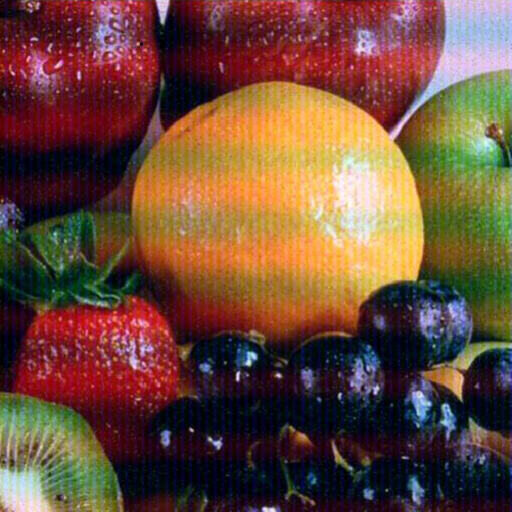
%> input picture A.bmp, 512 x 512 px
$ octave --eval "result = ques7(imread('A.bmp'));"   (GNU Octave 9; MATLAB toolbox functions it lacks are replaced by stand-ins)
%> lines starting %> are read from the running program, lines starting %| are printed output that depends on the picture; in (x1, y1, x2, y2) boxes, pixels count from 0 and x2, y2 are one past the last pixel; in counts of white or black regions, pixels touching at a corner belong together; the program's own positions count from 1
function  circles = ques7( Img )

GrayImg   = rgb2gray(Img);
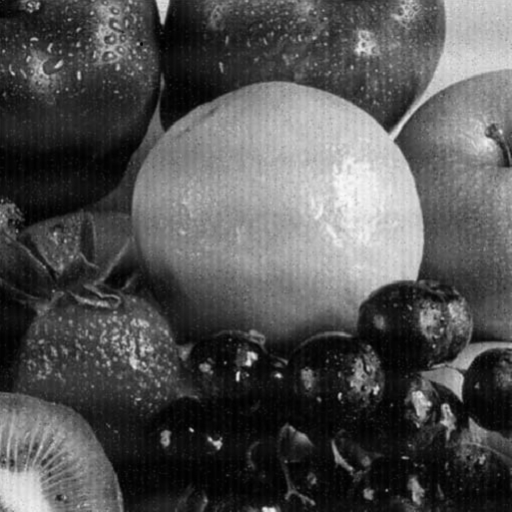
%> GrayImg: size 512x512 uint8; min 0, max 250, mean 82
L = bwlabel(GrayImg);
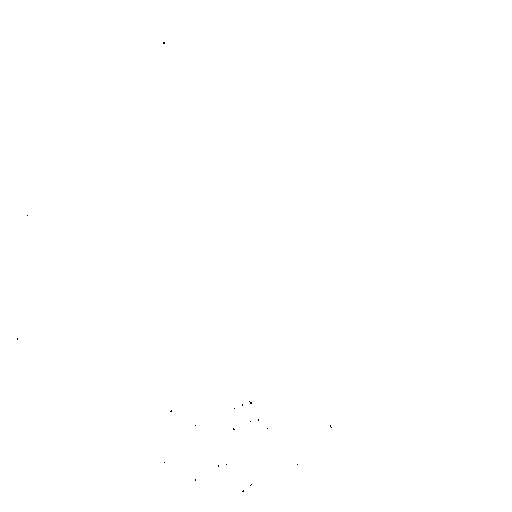
%> L: size 512x512 double; values 0 (black) and 1 (white), 100% white; black in thin lines or dots, all inside (x1, y1, x2, y2) = (17, 42, 332, 492)

stats = regionprops (logical(GrayImg) , 'Area' , 'Perimeter' );
%> stats = 1 region; Area and Perimeter: 262103 2002.8

circularity = ([stats.Perimeter] .^ 2) ./ (4 * pi * [stats.Area]);
%> circularity = 1.22
withoutHoles = circularity < 1; %Circles
%> withoutHoles = false
indx = find(withoutHoles);
%> indx = []
circles=ismember(L,indx);
%> circles: size 512x512 logical; every value is 0

end
